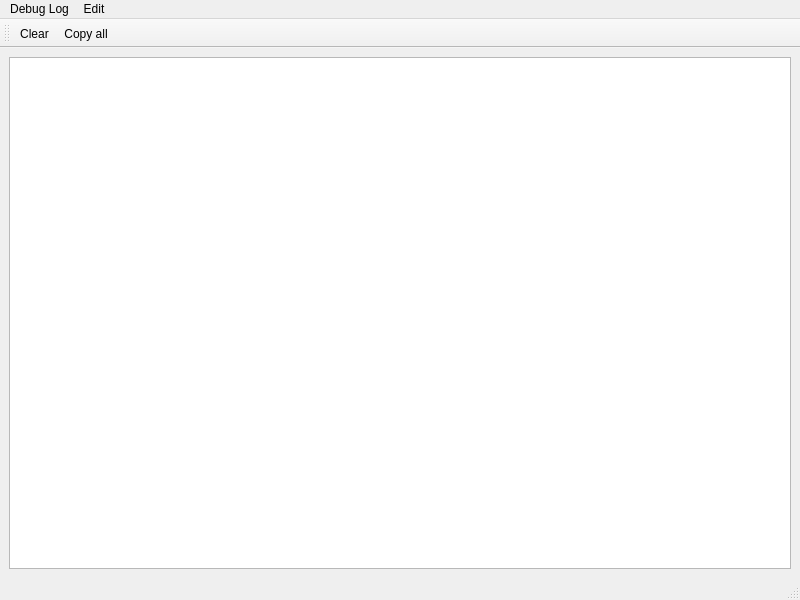
<?xml version="1.0" encoding="UTF-8"?>
<ui version="4.0">
 <class>DebugLogWindow</class>
 <widget class="QMainWindow" name="DebugLogWindow">
  <property name="geometry">
   <rect>
    <x>0</x>
    <y>0</y>
    <width>800</width>
    <height>600</height>
   </rect>
  </property>
  <property name="windowTitle">
   <string>MainWindow</string>
  </property>
  <widget class="QWidget" name="centralwidget">
   <layout class="QVBoxLayout" name="verticalLayout">
    <item>
     <widget class="QPlainTextEdit" name="logText"/>
    </item>
   </layout>
  </widget>
  <widget class="QMenuBar" name="menubar">
   <property name="geometry">
    <rect>
     <x>0</x>
     <y>0</y>
     <width>800</width>
     <height>22</height>
    </rect>
   </property>
   <widget class="QMenu" name="menuDebug_Log">
    <property name="title">
     <string>Debug Log</string>
    </property>
    <addaction name="actionClear"/>
    <addaction name="actionClose"/>
   </widget>
   <widget class="QMenu" name="menuEdit">
    <property name="title">
     <string>Edit</string>
    </property>
    <addaction name="actionCopy_all"/>
   </widget>
   <addaction name="menuDebug_Log"/>
   <addaction name="menuEdit"/>
  </widget>
  <widget class="QStatusBar" name="statusbar"/>
  <widget class="QToolBar" name="toolBar">
   <property name="windowTitle">
    <string>toolBar</string>
   </property>
   <attribute name="toolBarArea">
    <enum>TopToolBarArea</enum>
   </attribute>
   <attribute name="toolBarBreak">
    <bool>false</bool>
   </attribute>
   <addaction name="actionClear"/>
   <addaction name="actionCopy_all"/>
  </widget>
  <action name="actionClear">
   <property name="icon">
    <iconset theme="edit-clear"/>
   </property>
   <property name="text">
    <string>&amp;Clear</string>
   </property>
  </action>
  <action name="actionClose">
   <property name="icon">
    <iconset theme="view-close"/>
   </property>
   <property name="text">
    <string>C&amp;lose</string>
   </property>
  </action>
  <action name="actionCopy_all">
   <property name="icon">
    <iconset theme="edit-copy"/>
   </property>
   <property name="text">
    <string>Copy all</string>
   </property>
  </action>
 </widget>
 <resources/>
 <connections/>
</ui>
